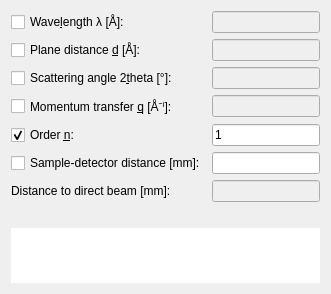
     <widget class="QWidget" name="tab_2">
      <attribute name="title">
       <string>Elastic scattering</string>
      </attribute>
      <layout class="QGridLayout" name="gridLayout_2">
       <item row="0" column="0">
        <layout class="QGridLayout" name="gridLayout">
         <item row="0" column="0">
          <widget class="QCheckBox" name="chkLambda">
           <property name="text">
            <string>Wave&amp;length λ [Å]:</string>
           </property>
          </widget>
         </item>
         <item row="1" column="0">
          <widget class="QCheckBox" name="chkD">
           <property name="text">
            <string>Plane distance &amp;d [Å]:</string>
           </property>
          </widget>
         </item>
         <item row="0" column="1">
          <widget class="QLineEdit" name="inputLambda">
           <property name="enabled">
            <bool>false</bool>
           </property>
           <property name="palette">
            <palette>
             <active>
              <colorrole role="WindowText">
               <brush brushstyle="SolidPattern">
                <color alpha="255">
                 <red>0</red>
                 <green>0</green>
                 <blue>0</blue>
                </color>
               </brush>
              </colorrole>
              <colorrole role="Dark">
               <brush brushstyle="SolidPattern">
                <color alpha="255">
                 <red>0</red>
                 <green>0</green>
                 <blue>0</blue>
                </color>
               </brush>
              </colorrole>
              <colorrole role="Text">
               <brush brushstyle="SolidPattern">
                <color alpha="255">
                 <red>0</red>
                 <green>0</green>
                 <blue>0</blue>
                </color>
               </brush>
              </colorrole>
              <colorrole role="ButtonText">
               <brush brushstyle="SolidPattern">
                <color alpha="255">
                 <red>0</red>
                 <green>0</green>
                 <blue>0</blue>
                </color>
               </brush>
              </colorrole>
             </active>
             <inactive>
              <colorrole role="WindowText">
               <brush brushstyle="SolidPattern">
                <color alpha="255">
                 <red>0</red>
                 <green>0</green>
                 <blue>0</blue>
                </color>
               </brush>
              </colorrole>
              <colorrole role="Dark">
               <brush brushstyle="SolidPattern">
                <color alpha="255">
                 <red>0</red>
                 <green>0</green>
                 <blue>0</blue>
                </color>
               </brush>
              </colorrole>
              <colorrole role="Text">
               <brush brushstyle="SolidPattern">
                <color alpha="255">
                 <red>0</red>
                 <green>0</green>
                 <blue>0</blue>
                </color>
               </brush>
              </colorrole>
              <colorrole role="ButtonText">
               <brush brushstyle="SolidPattern">
                <color alpha="255">
                 <red>0</red>
                 <green>0</green>
                 <blue>0</blue>
                </color>
               </brush>
              </colorrole>
             </inactive>
             <disabled>
              <colorrole role="WindowText">
               <brush brushstyle="SolidPattern">
                <color alpha="255">
                 <red>0</red>
                 <green>0</green>
                 <blue>0</blue>
                </color>
               </brush>
              </colorrole>
              <colorrole role="Dark">
               <brush brushstyle="SolidPattern">
                <color alpha="255">
                 <red>0</red>
                 <green>0</green>
                 <blue>0</blue>
                </color>
               </brush>
              </colorrole>
              <colorrole role="Text">
               <brush brushstyle="SolidPattern">
                <color alpha="255">
                 <red>0</red>
                 <green>0</green>
                 <blue>0</blue>
                </color>
               </brush>
              </colorrole>
              <colorrole role="ButtonText">
               <brush brushstyle="SolidPattern">
                <color alpha="255">
                 <red>0</red>
                 <green>0</green>
                 <blue>0</blue>
                </color>
               </brush>
              </colorrole>
             </disabled>
            </palette>
           </property>
          </widget>
         </item>
         <item row="1" column="1">
          <widget class="QLineEdit" name="inputD">
           <property name="enabled">
            <bool>false</bool>
           </property>
           <property name="palette">
            <palette>
             <active>
              <colorrole role="WindowText">
               <brush brushstyle="SolidPattern">
                <color alpha="255">
                 <red>0</red>
                 <green>0</green>
                 <blue>0</blue>
                </color>
               </brush>
              </colorrole>
              <colorrole role="Dark">
               <brush brushstyle="SolidPattern">
                <color alpha="255">
                 <red>0</red>
                 <green>0</green>
                 <blue>0</blue>
                </color>
               </brush>
              </colorrole>
              <colorrole role="Text">
               <brush brushstyle="SolidPattern">
                <color alpha="255">
                 <red>0</red>
                 <green>0</green>
                 <blue>0</blue>
                </color>
               </brush>
              </colorrole>
              <colorrole role="ButtonText">
               <brush brushstyle="SolidPattern">
                <color alpha="255">
                 <red>0</red>
                 <green>0</green>
                 <blue>0</blue>
                </color>
               </brush>
              </colorrole>
             </active>
             <inactive>
              <colorrole role="WindowText">
               <brush brushstyle="SolidPattern">
                <color alpha="255">
                 <red>0</red>
                 <green>0</green>
                 <blue>0</blue>
                </color>
               </brush>
              </colorrole>
              <colorrole role="Dark">
               <brush brushstyle="SolidPattern">
                <color alpha="255">
                 <red>0</red>
                 <green>0</green>
                 <blue>0</blue>
                </color>
               </brush>
              </colorrole>
              <colorrole role="Text">
               <brush brushstyle="SolidPattern">
                <color alpha="255">
                 <red>0</red>
                 <green>0</green>
                 <blue>0</blue>
                </color>
               </brush>
              </colorrole>
              <colorrole role="ButtonText">
               <brush brushstyle="SolidPattern">
                <color alpha="255">
                 <red>0</red>
                 <green>0</green>
                 <blue>0</blue>
                </color>
               </brush>
              </colorrole>
             </inactive>
             <disabled>
              <colorrole role="WindowText">
               <brush brushstyle="SolidPattern">
                <color alpha="255">
                 <red>0</red>
                 <green>0</green>
                 <blue>0</blue>
                </color>
               </brush>
              </colorrole>
              <colorrole role="Dark">
               <brush brushstyle="SolidPattern">
                <color alpha="255">
                 <red>0</red>
                 <green>0</green>
                 <blue>0</blue>
                </color>
               </brush>
              </colorrole>
              <colorrole role="Text">
               <brush brushstyle="SolidPattern">
                <color alpha="255">
                 <red>0</red>
                 <green>0</green>
                 <blue>0</blue>
                </color>
               </brush>
              </colorrole>
              <colorrole role="ButtonText">
               <brush brushstyle="SolidPattern">
                <color alpha="255">
                 <red>0</red>
                 <green>0</green>
                 <blue>0</blue>
                </color>
               </brush>
              </colorrole>
             </disabled>
            </palette>
           </property>
          </widget>
         </item>
         <item row="2" column="0">
          <widget class="QCheckBox" name="chk2Theta">
           <property name="text">
            <string>Scattering angle 2&amp;theta [°]:</string>
           </property>
          </widget>
         </item>
         <item row="2" column="1">
          <widget class="QLineEdit" name="input2Theta">
           <property name="enabled">
            <bool>false</bool>
           </property>
           <property name="palette">
            <palette>
             <active>
              <colorrole role="WindowText">
               <brush brushstyle="SolidPattern">
                <color alpha="255">
                 <red>0</red>
                 <green>0</green>
                 <blue>0</blue>
                </color>
               </brush>
              </colorrole>
              <colorrole role="Dark">
               <brush brushstyle="SolidPattern">
                <color alpha="255">
                 <red>0</red>
                 <green>0</green>
                 <blue>0</blue>
                </color>
               </brush>
              </colorrole>
              <colorrole role="Text">
               <brush brushstyle="SolidPattern">
                <color alpha="255">
                 <red>0</red>
                 <green>0</green>
                 <blue>0</blue>
                </color>
               </brush>
              </colorrole>
              <colorrole role="ButtonText">
               <brush brushstyle="SolidPattern">
                <color alpha="255">
                 <red>0</red>
                 <green>0</green>
                 <blue>0</blue>
                </color>
               </brush>
              </colorrole>
             </active>
             <inactive>
              <colorrole role="WindowText">
               <brush brushstyle="SolidPattern">
                <color alpha="255">
                 <red>0</red>
                 <green>0</green>
                 <blue>0</blue>
                </color>
               </brush>
              </colorrole>
              <colorrole role="Dark">
               <brush brushstyle="SolidPattern">
                <color alpha="255">
                 <red>0</red>
                 <green>0</green>
                 <blue>0</blue>
                </color>
               </brush>
              </colorrole>
              <colorrole role="Text">
               <brush brushstyle="SolidPattern">
                <color alpha="255">
                 <red>0</red>
                 <green>0</green>
                 <blue>0</blue>
                </color>
               </brush>
              </colorrole>
              <colorrole role="ButtonText">
               <brush brushstyle="SolidPattern">
                <color alpha="255">
                 <red>0</red>
                 <green>0</green>
                 <blue>0</blue>
                </color>
               </brush>
              </colorrole>
             </inactive>
             <disabled>
              <colorrole role="WindowText">
               <brush brushstyle="SolidPattern">
                <color alpha="255">
                 <red>0</red>
                 <green>0</green>
                 <blue>0</blue>
                </color>
               </brush>
              </colorrole>
              <colorrole role="Dark">
               <brush brushstyle="SolidPattern">
                <color alpha="255">
                 <red>0</red>
                 <green>0</green>
                 <blue>0</blue>
                </color>
               </brush>
              </colorrole>
              <colorrole role="Text">
               <brush brushstyle="SolidPattern">
                <color alpha="255">
                 <red>0</red>
                 <green>0</green>
                 <blue>0</blue>
                </color>
               </brush>
              </colorrole>
              <colorrole role="ButtonText">
               <brush brushstyle="SolidPattern">
                <color alpha="255">
                 <red>0</red>
                 <green>0</green>
                 <blue>0</blue>
                </color>
               </brush>
              </colorrole>
             </disabled>
            </palette>
           </property>
          </widget>
         </item>
         <item row="3" column="0">
          <widget class="QCheckBox" name="chkQ">
           <property name="text">
            <string>Momentum transfer &amp;q [Å⁻ⁱ]:</string>
           </property>
          </widget>
         </item>
         <item row="3" column="1">
          <widget class="QLineEdit" name="inputQ">
           <property name="enabled">
            <bool>false</bool>
           </property>
           <property name="palette">
            <palette>
             <active>
              <colorrole role="WindowText">
               <brush brushstyle="SolidPattern">
                <color alpha="255">
                 <red>0</red>
                 <green>0</green>
                 <blue>0</blue>
                </color>
               </brush>
              </colorrole>
              <colorrole role="Dark">
               <brush brushstyle="SolidPattern">
                <color alpha="255">
                 <red>0</red>
                 <green>0</green>
                 <blue>0</blue>
                </color>
               </brush>
              </colorrole>
              <colorrole role="Text">
               <brush brushstyle="SolidPattern">
                <color alpha="255">
                 <red>0</red>
                 <green>0</green>
                 <blue>0</blue>
                </color>
               </brush>
              </colorrole>
              <colorrole role="ButtonText">
               <brush brushstyle="SolidPattern">
                <color alpha="255">
                 <red>0</red>
                 <green>0</green>
                 <blue>0</blue>
                </color>
               </brush>
              </colorrole>
             </active>
             <inactive>
              <colorrole role="WindowText">
               <brush brushstyle="SolidPattern">
                <color alpha="255">
                 <red>0</red>
                 <green>0</green>
                 <blue>0</blue>
                </color>
               </brush>
              </colorrole>
              <colorrole role="Dark">
               <brush brushstyle="SolidPattern">
                <color alpha="255">
                 <red>0</red>
                 <green>0</green>
                 <blue>0</blue>
                </color>
               </brush>
              </colorrole>
              <colorrole role="Text">
               <brush brushstyle="SolidPattern">
                <color alpha="255">
                 <red>0</red>
                 <green>0</green>
                 <blue>0</blue>
                </color>
               </brush>
              </colorrole>
              <colorrole role="ButtonText">
               <brush brushstyle="SolidPattern">
                <color alpha="255">
                 <red>0</red>
                 <green>0</green>
                 <blue>0</blue>
                </color>
               </brush>
              </colorrole>
             </inactive>
             <disabled>
              <colorrole role="WindowText">
               <brush brushstyle="SolidPattern">
                <color alpha="255">
                 <red>0</red>
                 <green>0</green>
                 <blue>0</blue>
                </color>
               </brush>
              </colorrole>
              <colorrole role="Dark">
               <brush brushstyle="SolidPattern">
                <color alpha="255">
                 <red>0</red>
                 <green>0</green>
                 <blue>0</blue>
                </color>
               </brush>
              </colorrole>
              <colorrole role="Text">
               <brush brushstyle="SolidPattern">
                <color alpha="255">
                 <red>0</red>
                 <green>0</green>
                 <blue>0</blue>
                </color>
               </brush>
              </colorrole>
              <colorrole role="ButtonText">
               <brush brushstyle="SolidPattern">
                <color alpha="255">
                 <red>0</red>
                 <green>0</green>
                 <blue>0</blue>
                </color>
               </brush>
              </colorrole>
             </disabled>
            </palette>
           </property>
          </widget>
         </item>
         <item row="4" column="0">
          <widget class="QCheckBox" name="chkN">
           <property name="text">
            <string>Order &amp;n:</string>
           </property>
           <property name="checked">
            <bool>true</bool>
           </property>
           <property name="tristate">
            <bool>false</bool>
           </property>
          </widget>
         </item>
         <item row="4" column="1">
          <widget class="QLineEdit" name="inputN">
           <property name="palette">
            <palette>
             <active>
              <colorrole role="WindowText">
               <brush brushstyle="SolidPattern">
                <color alpha="255">
                 <red>0</red>
                 <green>0</green>
                 <blue>0</blue>
                </color>
               </brush>
              </colorrole>
              <colorrole role="Dark">
               <brush brushstyle="SolidPattern">
                <color alpha="255">
                 <red>0</red>
                 <green>0</green>
                 <blue>0</blue>
                </color>
               </brush>
              </colorrole>
              <colorrole role="Text">
               <brush brushstyle="SolidPattern">
                <color alpha="255">
                 <red>0</red>
                 <green>0</green>
                 <blue>0</blue>
                </color>
               </brush>
              </colorrole>
              <colorrole role="ButtonText">
               <brush brushstyle="SolidPattern">
                <color alpha="255">
                 <red>0</red>
                 <green>0</green>
                 <blue>0</blue>
                </color>
               </brush>
              </colorrole>
             </active>
             <inactive>
              <colorrole role="WindowText">
               <brush brushstyle="SolidPattern">
                <color alpha="255">
                 <red>0</red>
                 <green>0</green>
                 <blue>0</blue>
                </color>
               </brush>
              </colorrole>
              <colorrole role="Dark">
               <brush brushstyle="SolidPattern">
                <color alpha="255">
                 <red>0</red>
                 <green>0</green>
                 <blue>0</blue>
                </color>
               </brush>
              </colorrole>
              <colorrole role="Text">
               <brush brushstyle="SolidPattern">
                <color alpha="255">
                 <red>0</red>
                 <green>0</green>
                 <blue>0</blue>
                </color>
               </brush>
              </colorrole>
              <colorrole role="ButtonText">
               <brush brushstyle="SolidPattern">
                <color alpha="255">
                 <red>0</red>
                 <green>0</green>
                 <blue>0</blue>
                </color>
               </brush>
              </colorrole>
             </inactive>
             <disabled>
              <colorrole role="WindowText">
               <brush brushstyle="SolidPattern">
                <color alpha="255">
                 <red>0</red>
                 <green>0</green>
                 <blue>0</blue>
                </color>
               </brush>
              </colorrole>
              <colorrole role="Dark">
               <brush brushstyle="SolidPattern">
                <color alpha="255">
                 <red>0</red>
                 <green>0</green>
                 <blue>0</blue>
                </color>
               </brush>
              </colorrole>
              <colorrole role="Text">
               <brush brushstyle="SolidPattern">
                <color alpha="255">
                 <red>0</red>
                 <green>0</green>
                 <blue>0</blue>
                </color>
               </brush>
              </colorrole>
              <colorrole role="ButtonText">
               <brush brushstyle="SolidPattern">
                <color alpha="255">
                 <red>0</red>
                 <green>0</green>
                 <blue>0</blue>
                </color>
               </brush>
              </colorrole>
             </disabled>
            </palette>
           </property>
           <property name="text">
            <string>1</string>
           </property>
          </widget>
         </item>
         <item row="5" column="1">
          <widget class="QLineEdit" name="inputSampleDet"/>
         </item>
         <item row="6" column="1">
          <widget class="QLineEdit" name="distance">
           <property name="enabled">
            <bool>false</bool>
           </property>
          </widget>
         </item>
         <item row="6" column="0">
          <widget class="QLabel" name="label_4">
           <property name="text">
            <string>Distance to direct beam [mm]:</string>
           </property>
          </widget>
         </item>
         <item row="5" column="0">
          <widget class="QCheckBox" name="chkSampleDet">
           <property name="text">
            <string>Sample-detector distance [mm]:</string>
           </property>
          </widget>
         </item>
        </layout>
       </item>
       <item row="2" column="0">
        <widget class="QLabel" name="braggfmlLabel">
         <property name="sizePolicy">
          <sizepolicy hsizetype="Preferred" vsizetype="Fixed">
           <horstretch>0</horstretch>
           <verstretch>0</verstretch>
          </sizepolicy>
         </property>
         <property name="minimumSize">
          <size>
           <width>0</width>
           <height>55</height>
          </size>
         </property>
         <property name="palette">
          <palette>
           <active>
            <colorrole role="Base">
             <brush brushstyle="SolidPattern">
              <color alpha="255">
               <red>255</red>
               <green>255</green>
               <blue>255</blue>
              </color>
             </brush>
            </colorrole>
            <colorrole role="Window">
             <brush brushstyle="SolidPattern">
              <color alpha="255">
               <red>255</red>
               <green>255</green>
               <blue>255</blue>
              </color>
             </brush>
            </colorrole>
           </active>
           <inactive>
            <colorrole role="Base">
             <brush brushstyle="SolidPattern">
              <color alpha="255">
               <red>255</red>
               <green>255</green>
               <blue>255</blue>
              </color>
             </brush>
            </colorrole>
            <colorrole role="Window">
             <brush brushstyle="SolidPattern">
              <color alpha="255">
               <red>255</red>
               <green>255</green>
               <blue>255</blue>
              </color>
             </brush>
            </colorrole>
           </inactive>
           <disabled>
            <colorrole role="Base">
             <brush brushstyle="SolidPattern">
              <color alpha="255">
               <red>255</red>
               <green>255</green>
               <blue>255</blue>
              </color>
             </brush>
            </colorrole>
            <colorrole role="Window">
             <brush brushstyle="SolidPattern">
              <color alpha="255">
               <red>255</red>
               <green>255</green>
               <blue>255</blue>
              </color>
             </brush>
            </colorrole>
           </disabled>
          </palette>
         </property>
         <property name="autoFillBackground">
          <bool>true</bool>
         </property>
         <property name="alignment">
          <set>Qt::AlignCenter</set>
         </property>
        </widget>
       </item>
       <item row="1" column="0">
        <widget class="QLabel" name="errorLabel">
         <property name="sizePolicy">
          <sizepolicy hsizetype="Preferred" vsizetype="Fixed">
           <horstretch>0</horstretch>
           <verstretch>0</verstretch>
          </sizepolicy>
         </property>
         <property name="palette">
          <palette>
           <active>
            <colorrole role="WindowText">
             <brush brushstyle="SolidPattern">
              <color alpha="255">
               <red>255</red>
               <green>0</green>
               <blue>0</blue>
              </color>
             </brush>
            </colorrole>
           </active>
           <inactive>
            <colorrole role="WindowText">
             <brush brushstyle="SolidPattern">
              <color alpha="255">
               <red>255</red>
               <green>0</green>
               <blue>0</blue>
              </color>
             </brush>
            </colorrole>
           </inactive>
           <disabled>
            <colorrole role="WindowText">
             <brush brushstyle="SolidPattern">
              <color alpha="255">
               <red>128</red>
               <green>128</green>
               <blue>128</blue>
              </color>
             </brush>
            </colorrole>
           </disabled>
          </palette>
         </property>
         <property name="text">
          <string/>
         </property>
        </widget>
       </item>
      </layout>
     </widget>
